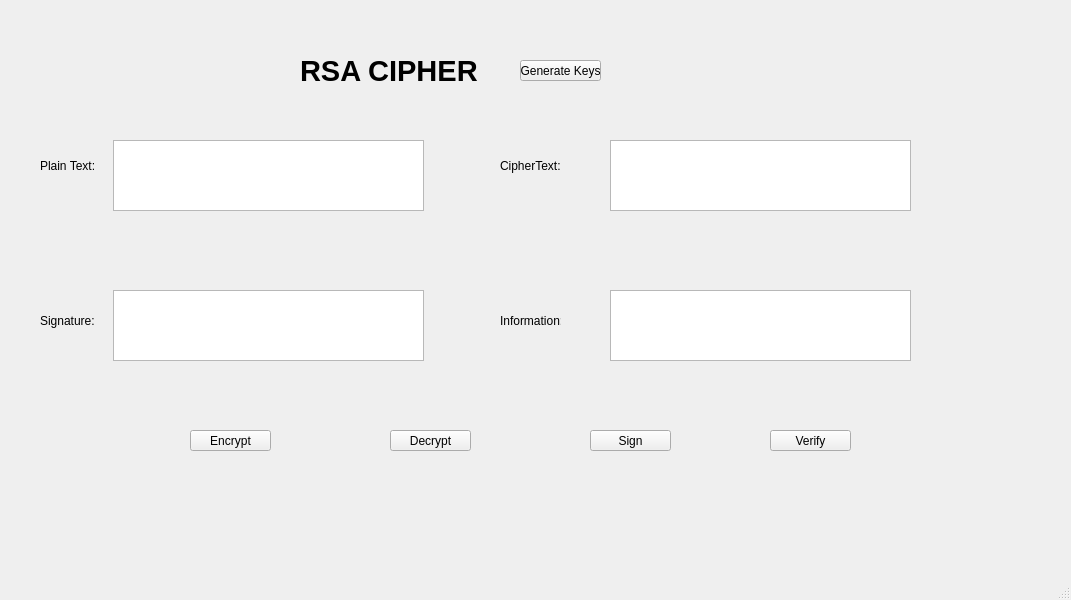
<?xml version="1.0" encoding="UTF-8"?>
<ui version="4.0">
 <class>MainWindow</class>
 <widget class="QMainWindow" name="MainWindow">
  <property name="geometry">
   <rect>
    <x>0</x>
    <y>0</y>
    <width>1071</width>
    <height>600</height>
   </rect>
  </property>
  <property name="windowTitle">
   <string>MainWindow</string>
  </property>
  <widget class="QWidget" name="centralwidget">
   <widget class="QLabel" name="label">
    <property name="geometry">
     <rect>
      <x>300</x>
      <y>10</y>
      <width>191</width>
      <height>121</height>
     </rect>
    </property>
    <property name="font">
     <font>
      <pointsize>22</pointsize>
      <weight>75</weight>
      <bold>true</bold>
     </font>
    </property>
    <property name="text">
     <string>RSA CIPHER</string>
    </property>
   </widget>
   <widget class="QPushButton" name="pushButton">
    <property name="geometry">
     <rect>
      <x>520</x>
      <y>60</y>
      <width>81</width>
      <height>21</height>
     </rect>
    </property>
    <property name="text">
     <string>Generate Keys</string>
    </property>
   </widget>
   <widget class="QLabel" name="label_2">
    <property name="geometry">
     <rect>
      <x>40</x>
      <y>130</y>
      <width>61</width>
      <height>71</height>
     </rect>
    </property>
    <property name="text">
     <string>Plain Text:</string>
    </property>
   </widget>
   <widget class="QTextEdit" name="textEdit">
    <property name="geometry">
     <rect>
      <x>113</x>
      <y>140</y>
      <width>311</width>
      <height>71</height>
     </rect>
    </property>
   </widget>
   <widget class="QTextEdit" name="textEdit_2">
    <property name="geometry">
     <rect>
      <x>610</x>
      <y>290</y>
      <width>301</width>
      <height>71</height>
     </rect>
    </property>
   </widget>
   <widget class="QLabel" name="label_3">
    <property name="geometry">
     <rect>
      <x>500</x>
      <y>150</y>
      <width>81</width>
      <height>31</height>
     </rect>
    </property>
    <property name="text">
     <string>CipherText:</string>
    </property>
   </widget>
   <widget class="QLabel" name="label_4">
    <property name="geometry">
     <rect>
      <x>500</x>
      <y>290</y>
      <width>61</width>
      <height>61</height>
     </rect>
    </property>
    <property name="text">
     <string>Information:</string>
    </property>
   </widget>
   <widget class="QLabel" name="label_5">
    <property name="geometry">
     <rect>
      <x>40</x>
      <y>290</y>
      <width>61</width>
      <height>61</height>
     </rect>
    </property>
    <property name="text">
     <string>Signature:</string>
    </property>
   </widget>
   <widget class="QTextEdit" name="textEdit_3">
    <property name="geometry">
     <rect>
      <x>113</x>
      <y>290</y>
      <width>311</width>
      <height>71</height>
     </rect>
    </property>
   </widget>
   <widget class="QTextEdit" name="textEdit_4">
    <property name="geometry">
     <rect>
      <x>610</x>
      <y>140</y>
      <width>301</width>
      <height>71</height>
     </rect>
    </property>
   </widget>
   <widget class="QPushButton" name="pushButton_2">
    <property name="geometry">
     <rect>
      <x>190</x>
      <y>430</y>
      <width>81</width>
      <height>21</height>
     </rect>
    </property>
    <property name="text">
     <string>Encrypt</string>
    </property>
    <property name="checkable">
     <bool>false</bool>
    </property>
    <property name="autoRepeat">
     <bool>false</bool>
    </property>
    <property name="autoExclusive">
     <bool>false</bool>
    </property>
   </widget>
   <widget class="QPushButton" name="pushButton_3">
    <property name="geometry">
     <rect>
      <x>390</x>
      <y>430</y>
      <width>81</width>
      <height>21</height>
     </rect>
    </property>
    <property name="text">
     <string>Decrypt</string>
    </property>
    <property name="checkable">
     <bool>false</bool>
    </property>
    <property name="autoRepeat">
     <bool>false</bool>
    </property>
    <property name="autoExclusive">
     <bool>false</bool>
    </property>
   </widget>
   <widget class="QPushButton" name="pushButton_4">
    <property name="geometry">
     <rect>
      <x>590</x>
      <y>430</y>
      <width>81</width>
      <height>21</height>
     </rect>
    </property>
    <property name="text">
     <string>Sign</string>
    </property>
    <property name="checkable">
     <bool>false</bool>
    </property>
    <property name="autoRepeat">
     <bool>false</bool>
    </property>
    <property name="autoExclusive">
     <bool>false</bool>
    </property>
   </widget>
   <widget class="QPushButton" name="pushButton_5">
    <property name="geometry">
     <rect>
      <x>770</x>
      <y>430</y>
      <width>81</width>
      <height>21</height>
     </rect>
    </property>
    <property name="text">
     <string>Verify</string>
    </property>
    <property name="checkable">
     <bool>false</bool>
    </property>
    <property name="autoRepeat">
     <bool>false</bool>
    </property>
    <property name="autoExclusive">
     <bool>false</bool>
    </property>
   </widget>
  </widget>
  <widget class="QMenuBar" name="menubar">
   <property name="geometry">
    <rect>
     <x>0</x>
     <y>0</y>
     <width>1071</width>
     <height>21</height>
    </rect>
   </property>
  </widget>
  <widget class="QStatusBar" name="statusbar"/>
 </widget>
 <resources/>
 <connections/>
</ui>
